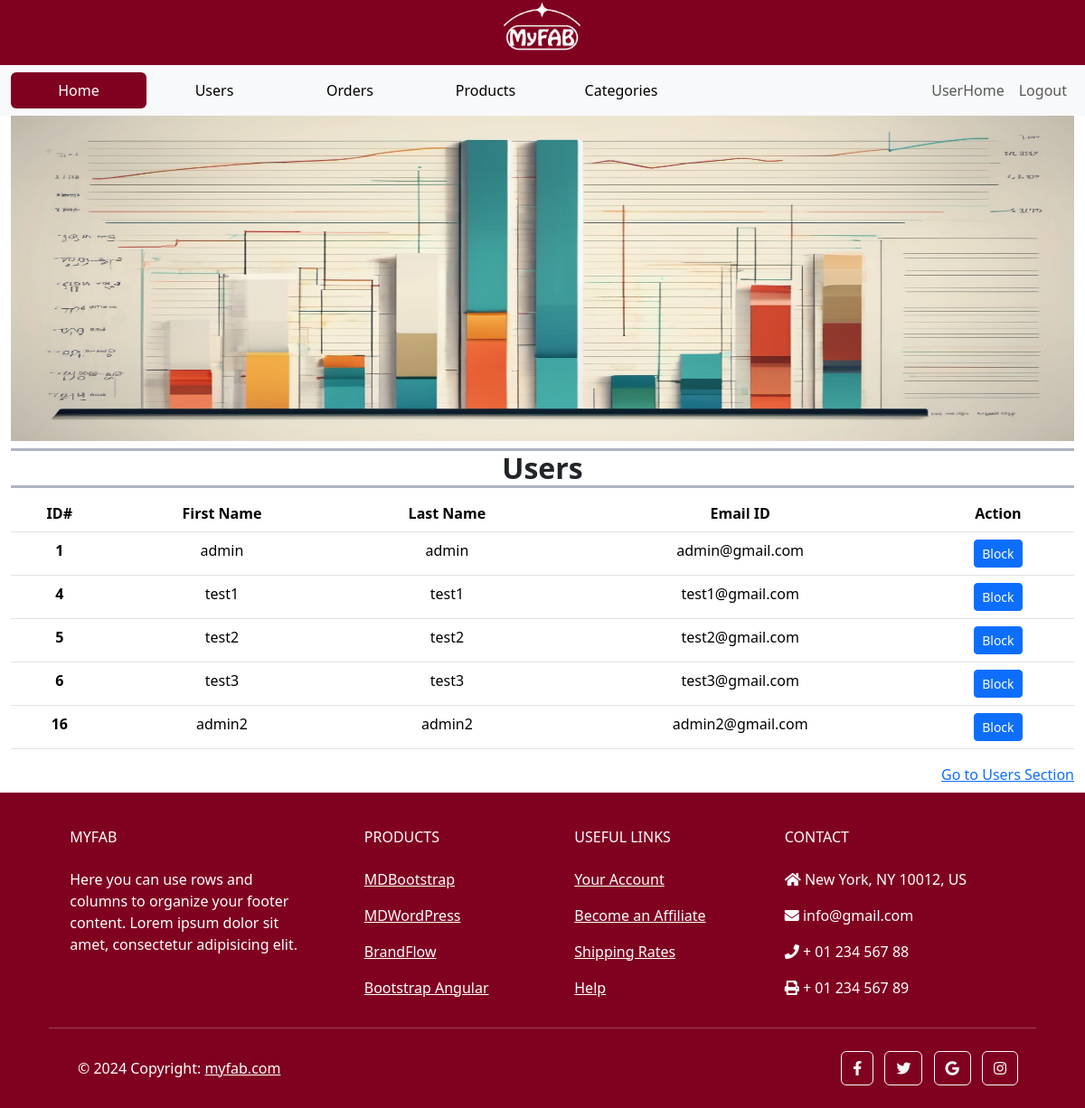
Page /custom_admin/ (signed in) on the earlier database version.
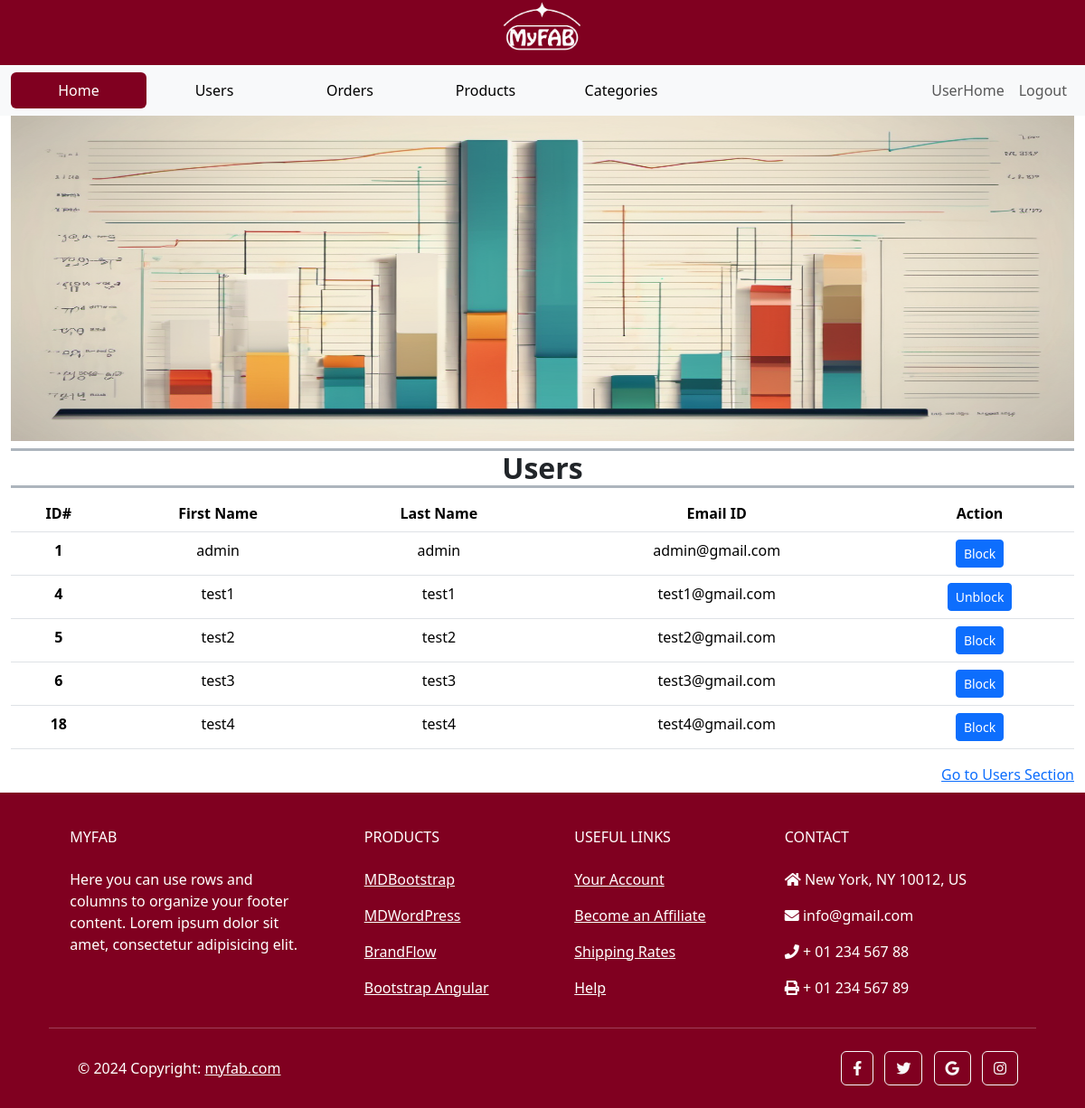
Same page on the later database version.
### accounts/models.py (models this page shows, shortened)
class CustomUser(AbstractUser):
    phone_number = models.CharField(max_length=13, unique=True)

### custom_admin/views.py (the view, shortened to what this page needs)
# urls.py: path('', AdminHome.as_view(), name = 'admin_home'),
class AdminHome(View):
    def get(self, request):
        users = CustomUser.objects.all()[:5]
        context = {'users': users}
        return render(request, 'admin_home.html', context)

### templates/admin_home.html (shortened to what this page needs)
{% extends 'admin_base.html' %}
{% load static %}
{% load custom_filters %}
{% block content %}
    <nav class="navbar navbar-expand-lg bg-body-tertiary">
        <div class="container-fluid">
        <div class="collapse navbar-collapse" id="navbarSupportedContent">
            <ul class="navbar-nav d-flex align-items-center me-auto mb-2 mb-lg-0">
                <li class="nav-item">
                    <button class="nav-link active btn btn-link" style="min-width: 150px; background-color: #800020;" aria-current="page">
                        <a class="text-white text-decoration-none" href="#">Home</a>
                    </button>
                </li>
                <li class="nav-item">
                    <button class="nav-link btn btn-link" style="min-width: 150px;" aria-current="page">
                        <a class="text-black text-decoration-none" href="/custom_admin/users/">Users</a>
                    </button>
                </li>
                <li class="nav-item">
                    <button class="nav-link btn btn-link" style="min-width: 150px;" aria-current="page">
                        <a class="text-black text-decoration-none" href="#">Orders</a>
                    </button>
                </li>
                <li class="nav-item">
                    <button class="nav-link btn btn-link" style="min-width: 150px;" aria-current="page">
                        <a class="text-black text-decoration-none" href="#">Products</a>
                    </button>
                </li>
                <li class="nav-item">
                    <button class="nav-link btn btn-link" style="min-width: 150px;" aria-current="page">
                        <a class="text-black text-decoration-none" href="#">Categories</a>
                    </button>
                </li>
            </ul>
            <ul class="navbar-nav d-flex flex-row justify-content-center  ms-auto mb-2 mb-lg-0">
                <li class="nav-item ms-3 ms-lg-0">
                    <a class="nav-link" href="/user/">UserHome</a>
                </li>
                <li class="nav-item ms-3 ms-lg-0">
                    <form id="logout-form" action="/accounts/logout/" method="post">
                        <button type="submit" class="nav-link btn btn-link">Logout</button>
                    </form>
                </li>
            </ul>
        </div>
        </div>
    </nav>
    <div class="container-fluid" style="max-height: 30vw;">
        <img class="logo" style="width: 100%; max-height: 30vw;" src="{% static 'images/graph.png' %}" alt="grapf">
    </div>
    <section class="mb-2">
        <div class="container-fluid">
            <div class="container-fluid text-center px-0">
                <h5 class="border-bottom border-top border-3 border-dark-subtle fw-bold fs-2 fs-lg-5 mt-2">Users</h5>
            </div>
            <div class="row h-100">
                <div class="col-12">
                    <div class="table-responsive text-center">
                        <table class="table  table-hover">
                            <thead>
                              <tr>
                                <th scope="col">ID#</th>
                                <th scope="col">First Name</th>
                                <th scope="col">Last Name</th>
                                <th scope="col">Email ID</th>
                                <th scope="col">Action</th>
                              </tr>
                            </thead>
                            {% for user in users  %}
                            <tbody>
                                <tr>
                                    <th scope="col">{{ user.id }}</th>
                                    <td>{{ user.first_name }}</td>
                                    <td>{{ user.last_name }}</td>
                                    <td>{{ user.email }}</td>
                                    <td>
                                        <button class="status-toggle text-white btn btn-sm btn-primary"
                                            data-user-id="{{ user.id }}"
                                            data-is-active="{{ user.is_active }}">
                                            {{ user.is_active|yesno:"Block,Unblock" }}
                                        </button>
                                    </td>
                                </tr>
                            </tbody>
                            {% endfor %}
                        </table>
                    </div>
                </div>
            </div>
            <div class="row h-100">
                <div class="col-12">
                    <div class="d-flex justify-content-end">
                        <a href="/custom_admin/users/">Go to Users Section</a>
                    </div>
                </div>
            </div>
        </div>
    </section>
{% endblock  %}

### templates/admin_base.html (shortened to what this page needs)
{% load static %}
{% load custom_filters %}
<!DOCTYPE html>
<html lang="en">
<head>
    <link rel="stylesheet" href="https://cdnjs.cloudflare.com/ajax/libs/font-awesome/5.15.4/css/all.min.css">
    <link rel="stylesheet" href="{% static "./css/bootstrap.css" %}">
    <link rel="stylesheet" href="{% static "./css/style.css" %}">
</head>
<body>
    <header class="header" style="height: 6vw; background-color: #800020;">
        <div class="container" style="max-height: 100%;">
            <img class="logo" style="max-width: 8%; display: block; margin: auto;" src="{% static 'images/MyFAB_transparent.png' %}" alt="Header_Logo">
        </div>
    </header>
        {% block content %}{% endblock %}
    <footer
            class="text-center text-lg-start text-white"
            style="background-color: #800020"
            >
      <div class="container p-4 pb-0">
        <section class="">
          <div class="row">
            <div class="col-md-3 col-lg-3 col-xl-3 mx-auto mt-3">
              <h6 class="text-uppercase mb-4 font-weight-bold">
                MyFAB
              </h6>
              <p>
                Here you can use rows and columns to organize your footer
                content. Lorem ipsum dolor sit amet, consectetur adipisicing
                elit.
              </p>
            </div>
            <div class="col-md-2 col-lg-2 col-xl-2 mx-auto mt-3">
              <h6 class="text-uppercase mb-4 font-weight-bold">Products</h6>
              <p>
                <a class="text-white">MDBootstrap</a>
              </p>
              <p>
                <a class="text-white">MDWordPress</a>
              </p>
              <p>
                <a class="text-white">BrandFlow</a>
              </p>
              <p>
                <a class="text-white">Bootstrap Angular</a>
              </p>
            </div>
            <div class="col-md-3 col-lg-2 col-xl-2 mx-auto mt-3">
              <h6 class="text-uppercase mb-4 font-weight-bold">
                Useful links
              </h6>
              <p>
                <a class="text-white">Your Account</a>
              </p>
              <p>
                <a class="text-white">Become an Affiliate</a>
              </p>
              <p>
                <a class="text-white">Shipping Rates</a>
              </p>
              <p>
                <a class="text-white">Help</a>
              </p>
            </div>
            <div class="col-md-4 col-lg-3 col-xl-3 mx-auto mt-3">
              <h6 class="text-uppercase mb-4 font-weight-bold">Contact</h6>
              <p><i class="fas fa-home mr-3"></i> New York, NY 10012, US</p>
              <p><i class="fas fa-envelope mr-3"></i> info@gmail.com</p>
              <p><i class="fas fa-phone mr-3"></i> + 01 234 567 88</p>
              <p><i class="fas fa-print mr-3"></i> + 01 234 567 89</p>
            </div>
          </div>
        </section>
        <hr class="my-3">
        <section class="p-3 pt-0">
          <div class="row d-flex align-items-center">
            <div class="col-md-7 col-lg-8 text-center text-md-start">
              <div class="p-3">
                © 2024 Copyright:
                <a class="text-white" href="https://mdbootstrap.com/"
                   >myfab.com</a
                  >
              </div>
            </div>
            <div class="col-md-5 col-lg-4 ml-lg-0 text-center text-md-end">
              <a
                 class="btn btn-outline-light btn-floating m-1"
                 class="text-white"
                 role="button"
                 ><i class="fab fa-facebook-f"></i
                ></a>
              <a
                 class="btn btn-outline-light btn-floating m-1"
                 class="text-white"
                 role="button"
                 ><i class="fab fa-twitter"></i
                ></a>
              <a
                 class="btn btn-outline-light btn-floating m-1"
                 class="text-white"
                 role="button"
                 ><i class="fab fa-google"></i
                ></a>
              <a
                 class="btn btn-outline-light btn-floating m-1"
                 class="text-white"
                 role="button"
                 ><i class="fab fa-instagram"></i
                ></a>
            </div>
          </div>
        </section>
      </div>
    </footer>
</body>
</html>

Differences in the rows shown:
removed CustomUser: id "16", first_name "admin2", last_name "admin2", email "admin2@gmail.com", is_active "Block"
changed CustomUser "test1": is_active "Block" → "Unblock"
added CustomUser: id "18", first_name "test4", last_name "test4", email "test4@gmail.com", is_active "Block"
